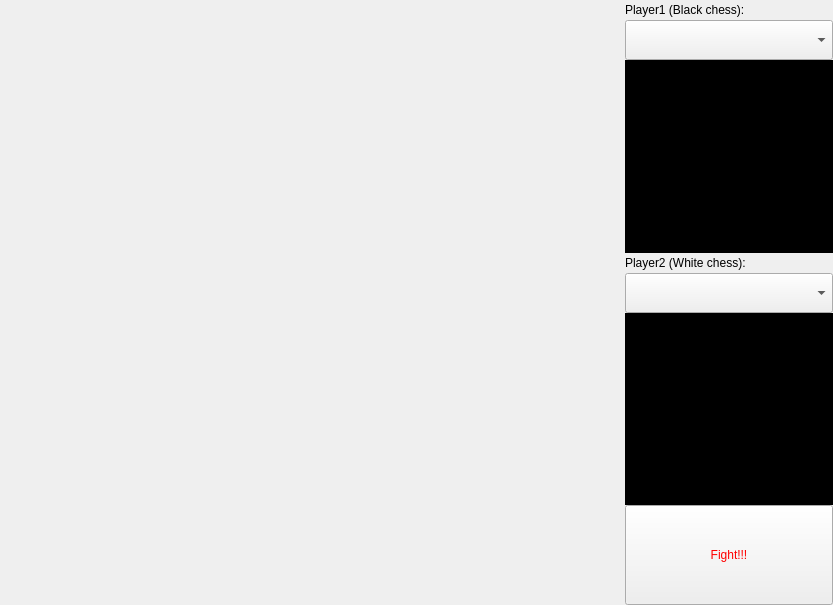
<?xml version="1.0" encoding="UTF-8"?>
<ui version="4.0">
 <class>MainWindow</class>
 <widget class="QMainWindow" name="MainWindow">
  <property name="geometry">
   <rect>
    <x>0</x>
    <y>0</y>
    <width>833</width>
    <height>605</height>
   </rect>
  </property>
  <property name="windowTitle">
   <string>Gobang</string>
  </property>
  <widget class="QWidget" name="centralwidget">
   <layout class="QHBoxLayout" name="horizontalLayout" stretch="3,1">
    <property name="spacing">
     <number>0</number>
    </property>
    <property name="leftMargin">
     <number>0</number>
    </property>
    <property name="topMargin">
     <number>0</number>
    </property>
    <property name="rightMargin">
     <number>0</number>
    </property>
    <property name="bottomMargin">
     <number>0</number>
    </property>
    <item>
     <widget class="ChessBoardWidget" name="widget_chess_board" native="true"/>
    </item>
    <item>
     <widget class="QWidget" name="widget_2" native="true">
      <layout class="QVBoxLayout" name="verticalLayout">
       <property name="spacing">
        <number>0</number>
       </property>
       <property name="leftMargin">
        <number>0</number>
       </property>
       <property name="topMargin">
        <number>0</number>
       </property>
       <property name="rightMargin">
        <number>0</number>
       </property>
       <property name="bottomMargin">
        <number>0</number>
       </property>
       <item>
        <widget class="QLabel" name="label">
         <property name="minimumSize">
          <size>
           <width>0</width>
           <height>20</height>
          </size>
         </property>
         <property name="text">
          <string>Player1 (Black chess):</string>
         </property>
        </widget>
       </item>
       <item>
        <widget class="QComboBox" name="comboBox_black_player">
         <property name="minimumSize">
          <size>
           <width>0</width>
           <height>40</height>
          </size>
         </property>
        </widget>
       </item>
       <item>
        <widget class="QTextEdit" name="textEdit_player1">
         <property name="styleSheet">
          <string notr="true">background:black;
color:#00ff00;
font: 10pt &quot;宋体&quot;;</string>
         </property>
         <property name="readOnly">
          <bool>true</bool>
         </property>
         <property name="html">
          <string>&lt;!DOCTYPE HTML PUBLIC &quot;-//W3C//DTD HTML 4.0//EN&quot; &quot;http://www.w3.org/TR/REC-html40/strict.dtd&quot;&gt;
&lt;html&gt;&lt;head&gt;&lt;meta name=&quot;qrichtext&quot; content=&quot;1&quot; /&gt;&lt;style type=&quot;text/css&quot;&gt;
p, li { white-space: pre-wrap; }
&lt;/style&gt;&lt;/head&gt;&lt;body style=&quot; font-family:'宋体'; font-size:10pt; font-weight:400; font-style:normal;&quot;&gt;
&lt;p style=&quot;-qt-paragraph-type:empty; margin-top:0px; margin-bottom:0px; margin-left:0px; margin-right:0px; -qt-block-indent:0; text-indent:0px; font-family:'MS Shell Dlg 2'; font-size:8pt;&quot;&gt;&lt;br /&gt;&lt;/p&gt;&lt;/body&gt;&lt;/html&gt;</string>
         </property>
        </widget>
       </item>
       <item>
        <widget class="QLabel" name="label_2">
         <property name="minimumSize">
          <size>
           <width>0</width>
           <height>20</height>
          </size>
         </property>
         <property name="text">
          <string>Player2 (White chess):</string>
         </property>
        </widget>
       </item>
       <item>
        <widget class="QComboBox" name="comboBox_white_player">
         <property name="minimumSize">
          <size>
           <width>0</width>
           <height>40</height>
          </size>
         </property>
        </widget>
       </item>
       <item>
        <widget class="QTextEdit" name="textEdit_player2">
         <property name="styleSheet">
          <string notr="true">background:black;
color:#00ff00;
font: 10pt &quot;宋体&quot;;</string>
         </property>
         <property name="readOnly">
          <bool>true</bool>
         </property>
         <property name="html">
          <string>&lt;!DOCTYPE HTML PUBLIC &quot;-//W3C//DTD HTML 4.0//EN&quot; &quot;http://www.w3.org/TR/REC-html40/strict.dtd&quot;&gt;
&lt;html&gt;&lt;head&gt;&lt;meta name=&quot;qrichtext&quot; content=&quot;1&quot; /&gt;&lt;style type=&quot;text/css&quot;&gt;
p, li { white-space: pre-wrap; }
&lt;/style&gt;&lt;/head&gt;&lt;body style=&quot; font-family:'宋体'; font-size:10pt; font-weight:400; font-style:normal;&quot;&gt;
&lt;p style=&quot;-qt-paragraph-type:empty; margin-top:0px; margin-bottom:0px; margin-left:0px; margin-right:0px; -qt-block-indent:0; text-indent:0px; font-family:'MS Shell Dlg 2'; font-size:8pt;&quot;&gt;&lt;br /&gt;&lt;/p&gt;&lt;/body&gt;&lt;/html&gt;</string>
         </property>
        </widget>
       </item>
       <item>
        <widget class="QPushButton" name="pushButton_fight">
         <property name="minimumSize">
          <size>
           <width>0</width>
           <height>100</height>
          </size>
         </property>
         <property name="styleSheet">
          <string notr="true">color:red;</string>
         </property>
         <property name="text">
          <string>Fight!!!</string>
         </property>
        </widget>
       </item>
      </layout>
     </widget>
    </item>
   </layout>
  </widget>
 </widget>
 <customwidgets>
  <customwidget>
   <class>ChessBoardWidget</class>
   <extends>QWidget</extends>
   <header>chessboardwidget.h</header>
   <container>1</container>
  </customwidget>
 </customwidgets>
 <resources/>
 <connections/>
</ui>
